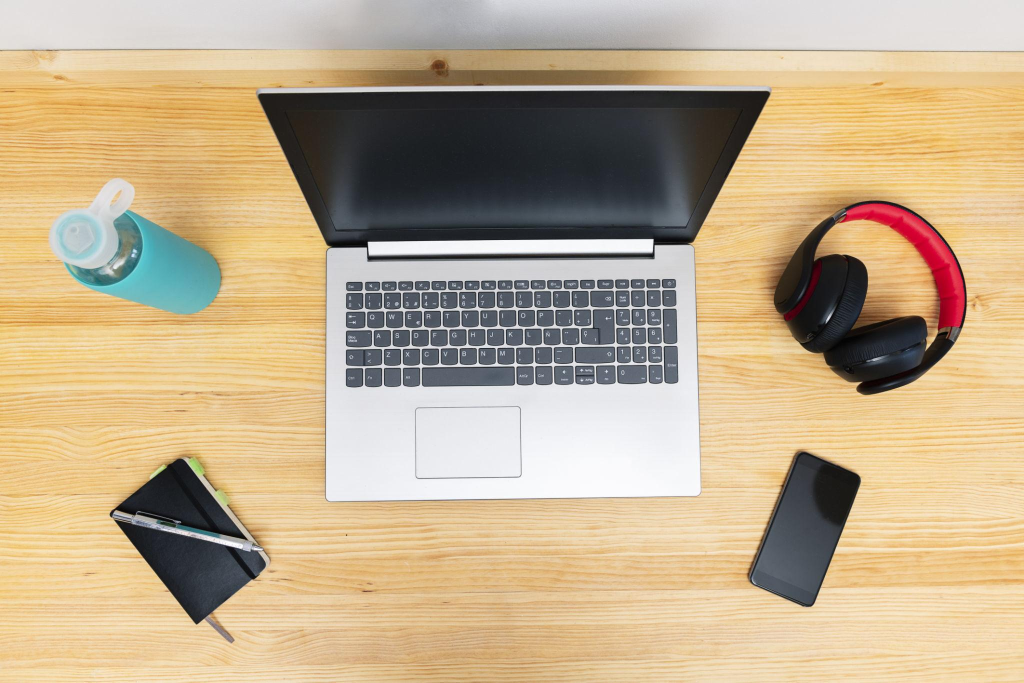
#> input picture assets/sample_images/everyday_objects.jpg, 2048 x 1365 px (shown at 1/2 size)
$ python -i contour_detection.py   (imports and definitions only)
#> lines starting #> are read from the running program, lines starting #| are printed output that depends on the picture; after the words box and inside, x2 and y2 are one past the last pixel; in counts of white or black regions, pixels touching at a corner belong together
#> further down, picture is the input picture: shape (1365, 2048, 3); mean B, G, R 140.8, 172.4, 192.5
### modules/image_processing.py

import cv2
import numpy as np


def convert_to_grayscale(image):
    """Convert a BGR image into grayscale."""
    return cv2.cvtColor(image, cv2.COLOR_BGR2GRAY)
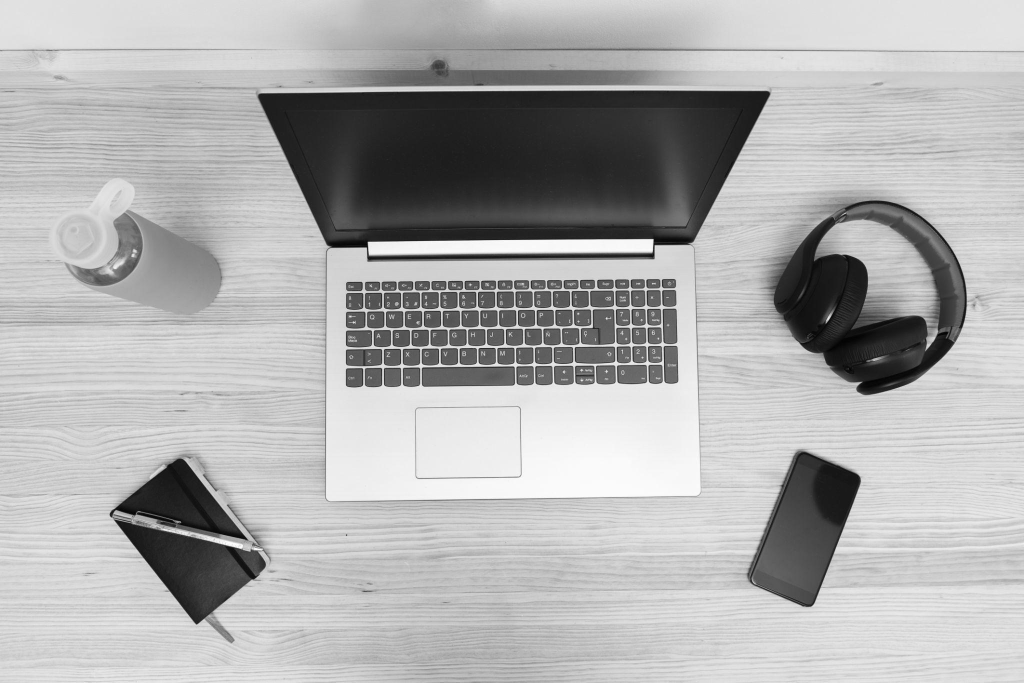
#> returned value: shape (1365, 2048) (shown at 1/2 size); min 0, max 255, mean 174.8


# [7 lines left out: function apply_gaussian_blur, not called in this run]


def apply_median_blur(image, kernel_size=5):
    """Remove noise while preserving edges."""
    return cv2.medianBlur(image, kernel_size)


# [45 lines left out: functions sharpen_image, adjust_brightness_contrast, apply_threshold, resize_image, not called in this run]

### modules/contour_detection.py

import cv2

from modules.image_processing import convert_to_grayscale


def detect_contours(
    image,
    threshold1=50,
    threshold2=150,
    min_area=150
):
    """Detect significant object boundaries."""

    gray = convert_to_grayscale(image)

    # Reduce small image details and noise
    blurred = cv2.GaussianBlur(gray, (5, 5), 0)

    # Detect edges
    edges = cv2.Canny(blurred, threshold1, threshold2)
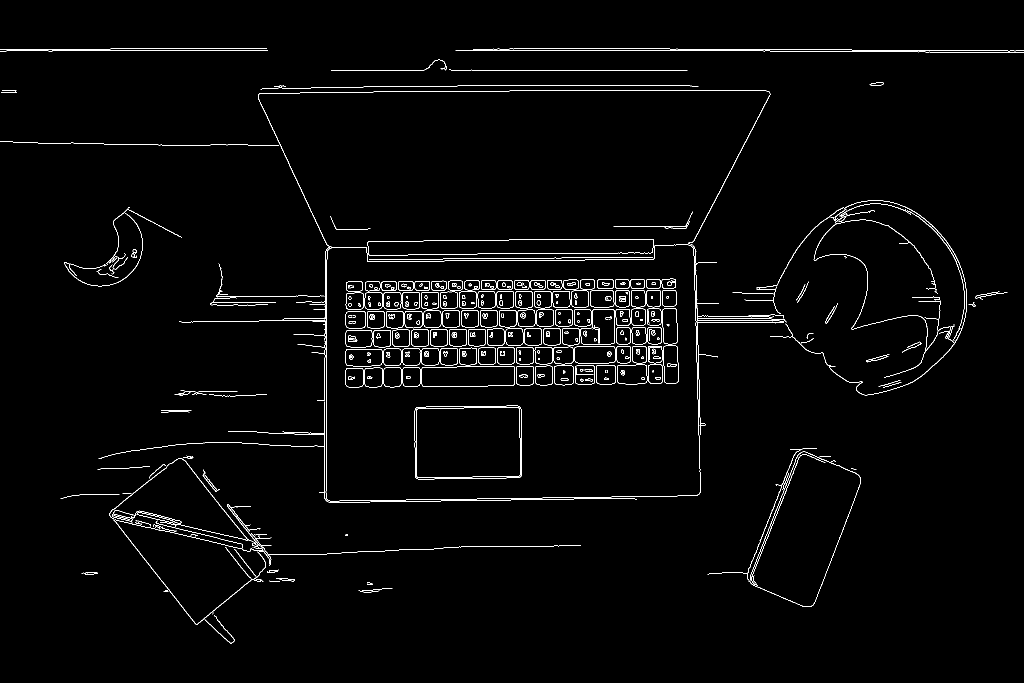
#> edges: shape (1365, 2048) (shown at 1/2 size); 1.8% white in thin lines or dots, all inside (x1, y1, x2, y2) = (0, 96, 2048, 1287)

    # Find contours
    contours, _ = cv2.findContours(
        edges,
        cv2.RETR_EXTERNAL,
        cv2.CHAIN_APPROX_SIMPLE
    )
#> contours = 107 contours, 79 with area under 20; largest, box (x1, y1, x2, y2) and area: (516, 181, 1541, 1003) 357772, (1497, 903, 1722, 1214) 39448, (735, 478, 1308, 512) 15708, (224, 1020, 363, 1047) 347, (1540, 401, 1934, 791) 307

    # Ignore very small contours
    filtered_contours = [
        contour for contour in contours
        if cv2.contourArea(contour) >= min_area
    ]
#> filtered_contours = 10 contours; largest, box (x1, y1, x2, y2) and area: (516, 181, 1541, 1003) 357772, (1497, 903, 1722, 1214) 39448, (735, 478, 1308, 512) 15708, (224, 1020, 363, 1047) 347, (1540, 401, 1934, 791) 307

    return filtered_contours


def draw_contours(image, contours):
    """Draw detected contours on a copy of the image."""

    result = image.copy()

    cv2.drawContours(
        result,
        contours,
        -1,
        (0, 255, 0),
        2
    )

    return result

>>> import cv2
>>> picture = cv2.imread('../assets/sample_images/everyday_objects.jpg')
>>> result = detect_contours(picture)
#> result has the same summary as filtered_contours in detect_contours
